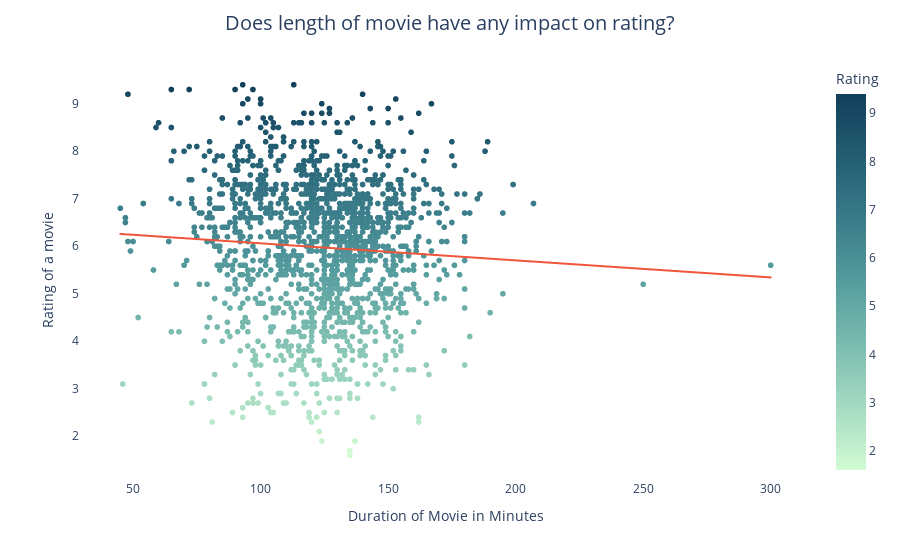

The notebook cell saved with this chart:
### Code cell
fig_dur_rat = px.scatter(data, x = 'Duration', y = 'Rating', trendline='ols', color = "Rating", color_continuous_scale = "darkmint")
fig_dur_rat.update_layout(title='Does length of movie have any impact on rating?', title_x=0.5, title_pad=dict(t=20), title_font=dict(size=20), xaxis_title='Duration of Movie in Minutes', yaxis_title='Rating of a movie', xaxis=dict(showgrid=False), yaxis=dict(showgrid=False), plot_bgcolor = 'white')
fig_dur_rat.show()

### Figure 1 — Plotly figure (JSON) as saved in the notebook; plotly's stock layout.template omitted (floating-point values rounded to 4 significant figures; data arrays with more than 128 entries replaced by an {"elided": "..."} marker saying what was removed)
{"data": [{"hovertemplate": "Duration=%{x}<br>Rating=%{marker.color}<extra></extra>", "legendgroup": "", "marker": {"color": {"elided": "1528 float values"}, "coloraxis": "coloraxis", "symbol": "circle"}, "mode": "markers", "name": "", "showlegend": false, "type": "scattergl", "x": {"elided": "1528 int values"}, "xaxis": "x", "y": {"elided": "1528 float values"}, "yaxis": "y"}, {"hovertemplate": "<b>OLS trendline</b><br>Rating = -0.00358894 * Duration + 6.42064<br>R<sup>2</sup>=0.004070<br><br>Duration=%{x}<br>Rating=%{y} <b>(trend)</b><extra></extra>", "legendgroup": "", "marker": {"symbol": "circle"}, "mode": "lines", "name": "", "showlegend": false, "type": "scattergl", "x": {"elided": "1528 int values"}, "xaxis": "x", "y": {"elided": "1528 float values"}, "yaxis": "y"}], "layout": {"coloraxis": {"colorbar": {"title": {"text": "Rating"}}, "colorscale": [[0, "rgb(210, 251, 212)"], [0.1667, "rgb(165, 219, 194)"], [0.3333, "rgb(123, 188, 176)"], [0.5, "rgb(85, 156, 158)"], [0.6667, "rgb(58, 124, 137)"], [0.8333, "rgb(35, 93, 114)"], [1, "rgb(18, 63, 90)"]]}, "legend": {"tracegroupgap": 0}, "margin": {"t": 60}, "plot_bgcolor": "white", "title": {"font": {"size": 20}, "pad": {"t": 20}, "text": "Does length of movie have any impact on rating?", "x": 0.5}, "xaxis": {"anchor": "y", "domain": [0, 1], "showgrid": false, "title": {"text": "Duration of Movie in Minutes"}}, "yaxis": {"anchor": "x", "domain": [0, 1], "showgrid": false, "title": {"text": "Rating of a movie"}}}}
